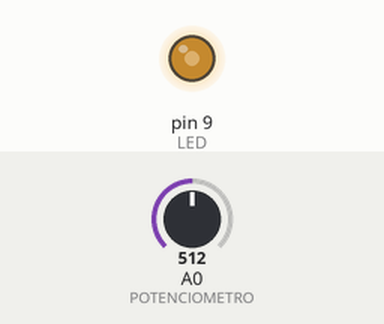
The sketch below on a simulated Arduino Uno, built with avr-gcc and run on an emulated ATmega328P. Shown: output pins drawn as LEDs (lit = HIGH). The test bench sets the inputs (shaded band); at power-on: A0 (POTENCIOMETRO) = 512.

Above: at 1.2 s.
1.3 s: A0 (POTENCIOMETRO) set to 716
At 1.7 s:
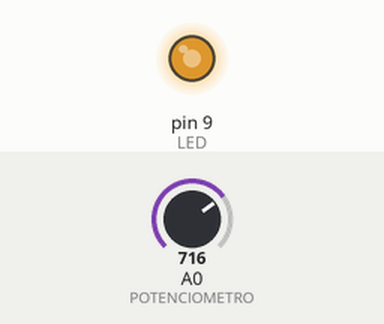
2.8 s: A0 (POTENCIOMETRO) set to 900
At 3.1 s:
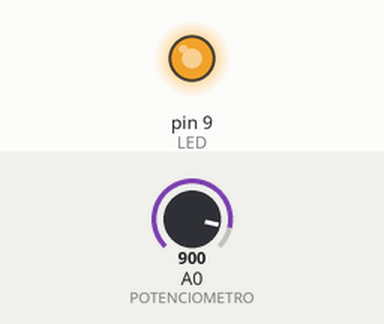
4.3 s: A0 (POTENCIOMETRO) set to 122
At 5.3 s:
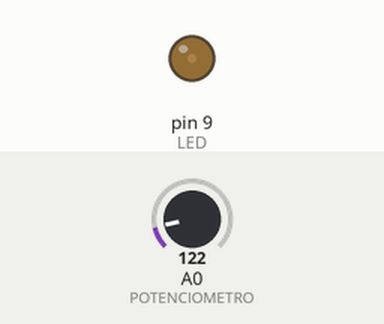
5.8 s: A0 (POTENCIOMETRO) set to 0
At 6.6 s:
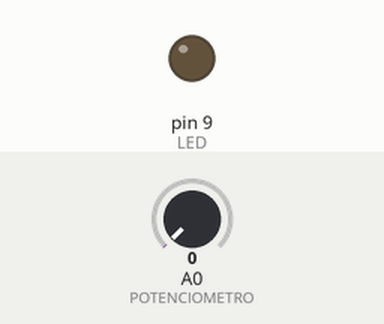
7.3 s: A0 (POTENCIOMETRO) set to 511
At 7.6 s:
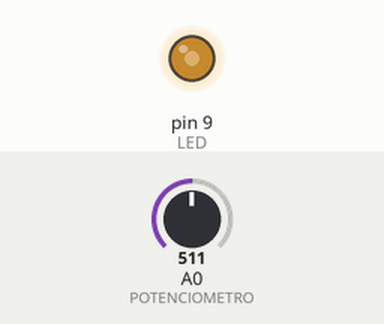
Timing chart, 0 to 9.8 s (numbered marks = the images above; inputs shaded):
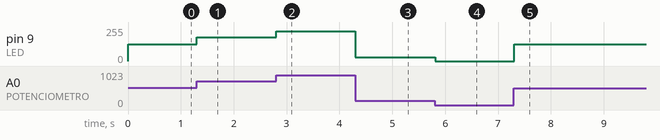

Measured:
- after the input at 1.3 s, pin 9 (LED): 127/255 → 178/255 at once
- after the input at 2.8 s, pin 9 (LED): 178/255 → 224/255 at once
- after the input at 4.3 s, pin 9 (LED): 224/255 → 30/255 at once
- after the input at 5.8 s, pin 9 (LED): 30/255 → 0/255 at once
- after the input at 7.3 s, pin 9 (LED): 0/255 → 127/255 at once

The sketch:

exercicio02.ino
```cpp
#define POTENCIOMETRO A0
#define LED 9

int valorPotenciometro = 0;
int valorLED = 0;

void setup()
{
  pinMode(LED, OUTPUT);
}

void loop()
{
  valorPotenciometro = analogRead(POTENCIOMETRO);
  valorLED = map(valorPotenciometro, 0, 1023, 0, 255);
  analogWrite(LED, valorLED);
  delay(10);
}
```
